Frame 1 (no input): blank canvas, image omitted
Frame 60 (the mouse pressed at the canvas centre just before this capture): blank canvas, image omitted
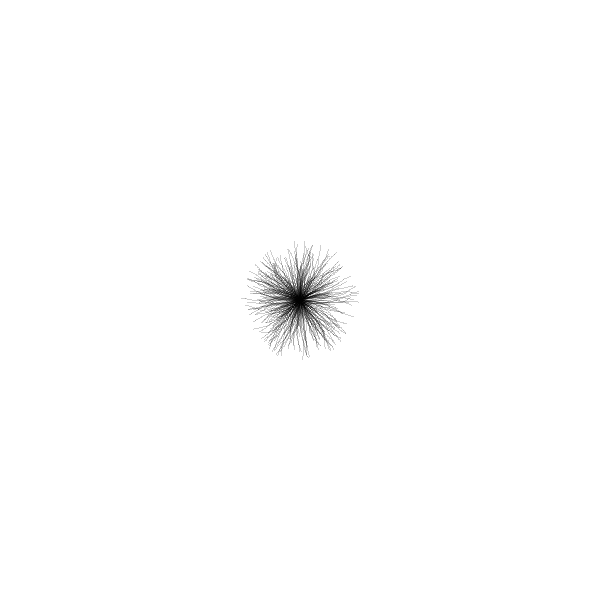
Frame 120 (the mouse held since frame 60 and released just before this capture)

The Processing sketch whose frames 1 and 60 were blank and that drew this single picture after the mouse press (run headless with seeded random() and noise(); from frame 60 on, the mouse is pressed at the canvas centre):

// Processing sketch: processing_6850
// ── processing_6850.pde

float[][] roots = new float [5000][6];

int num=5000;
float r1=random(0,4);
float r2=random(0,4);
void setup(){

  size(600,600);

  background(255);
  stroke(0);
  smooth();
  frameRate(30);
}



void draw(){
  strokeWeight(.5);

  if(mousePressed==true){
    for(int i=0;i<10;i++){
      
    create_roots();
    }
  }
  update_roots(); 
  draw_roots();
}



void update_roots(){
  for(int root=0 ; root<num ; root++){
    if(roots[root][0]==1){
      roots[root][1]=roots[root][1]+cos(roots[root][3]);
      roots[root][2]=roots[root][2]+sin(roots[root][3]);
      roots[root][3]=roots[root][3]+random(-.1,.1);
    }



  }



}

void draw_roots(){
  for(int root=0 ; root<num ; root++){
    if(roots[root][0]==1){

      point(roots[root][1],roots[root][2]);
    }



  }


}


void create_roots(){
  for(int i=num-1; i>0; i--)
  {
    for(int fireprop=0;fireprop<4;fireprop++)
    {
      roots[i][fireprop]=roots[i-1][fireprop];
    }
  }
    roots[0][0]=1;
    roots[0][1]=mouseX;
    roots[0][2]=mouseY;
    roots[0][3]=random(0,PI*2);
}
